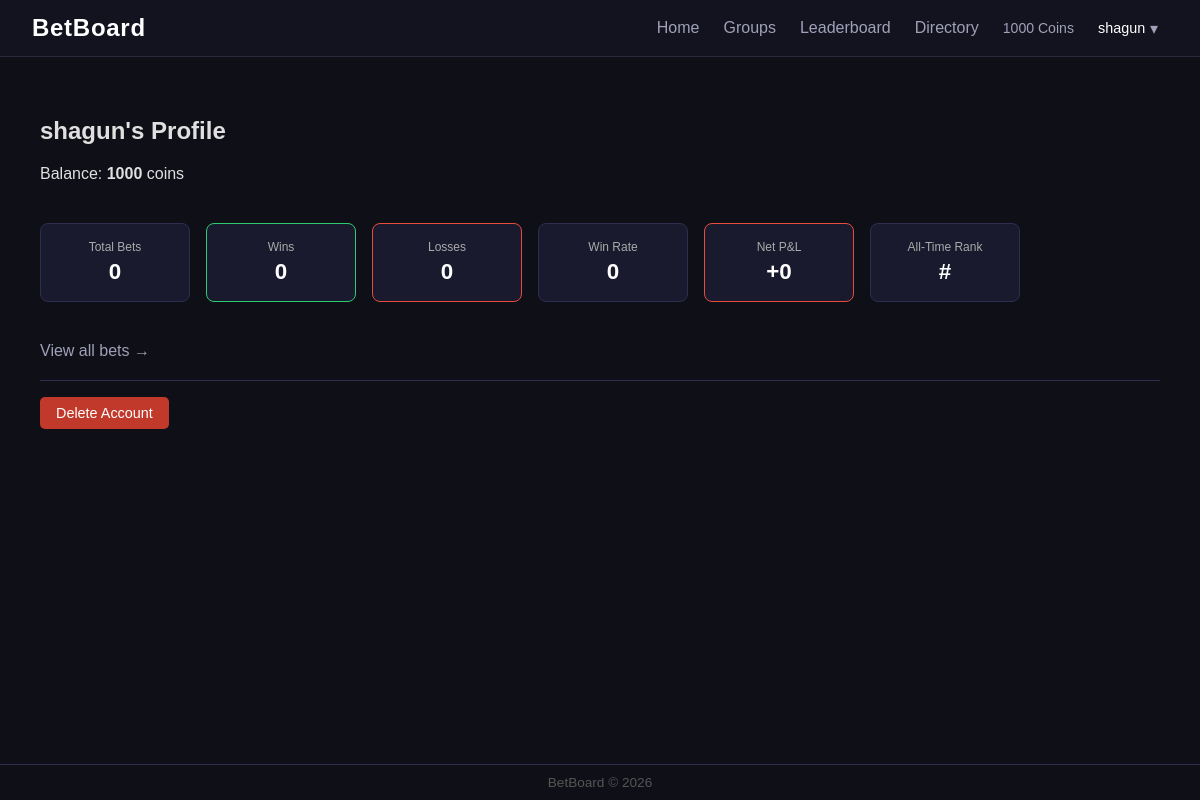
The app's page /profile (signed in), older data.
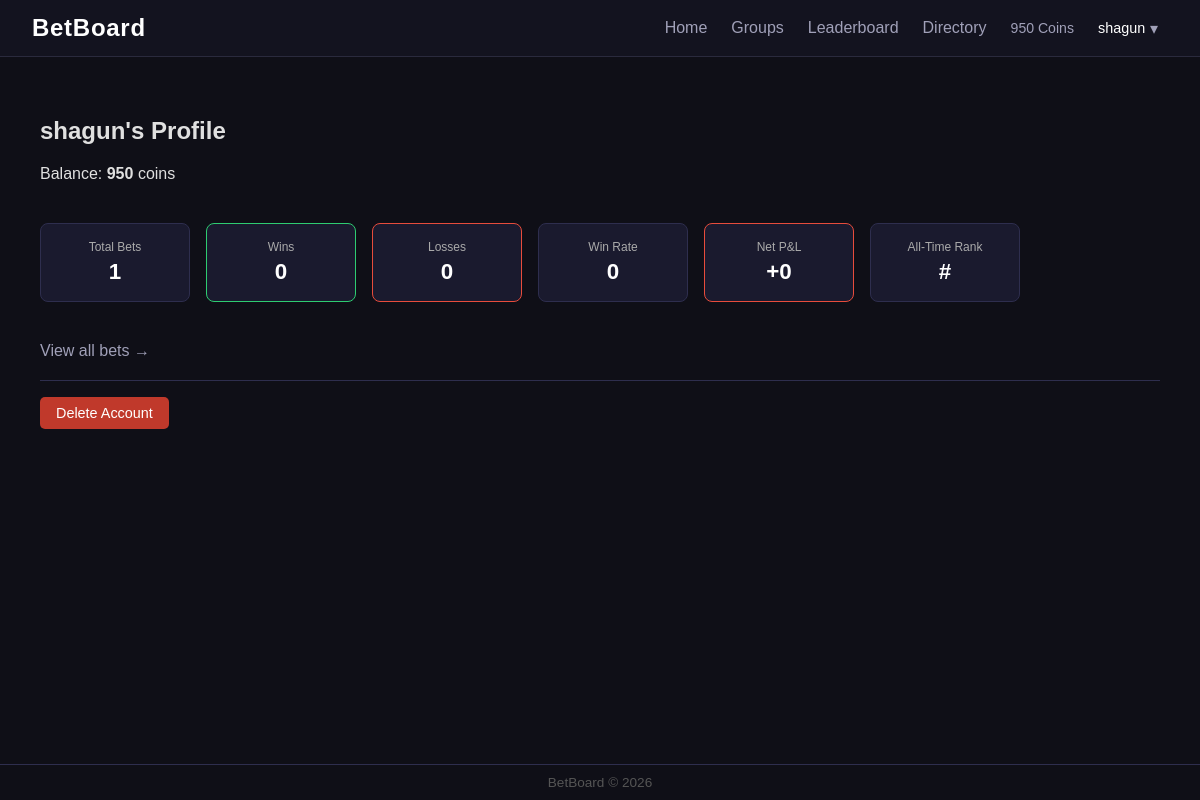
The same page, newer data.
### models.py (models this page shows)
class User(db.Model):
    __tablename__ = "users"
    id = db.Column(db.Integer, primary_key = True)
    username = db.Column(db.String(50), unique = True, nullable = False)
    password_hash = db.Column(db.String(50), nullable = False)
    coins = db.Column(db.Integer, default = 1000)
    created_at = db.Column(db.DateTime, default = datetime.utcnow)
    is_admin = db.Column(db.Boolean, default = False)
    roll_number = db.Column(db.String(20), unique = True, nullable = False)

### routes/auth.py (the view)
@auth_bp.route('/profile')
def profile():
    if 'user_id' not in session:
        return redirect(url_for('auth.login'))
    user = User.query.get(session['user_id'])
    if user.is_admin:
        return render_template('admin_profile.html', current_user=user)
    bets = Bet.query.filter_by(user_id = user.id).all()
    bet_data = []
    total_pnl = 0
    wins = 0
    losses = 0
    for bet in bets:
        event = Event.query.get(bet.event_id)
        if event.status == 'resolved':
            if bet.side == event.result:
                pl = round((bet.amount * bet.odds_at_time) - bet.amount, 2)
                outcome = "Win"
                wins+=1
            else:
                pl = -bet.amount
                outcome = "Loss"
                losses += 1
            total_pnl += pl
        else:
            pl = None
            outcome = "Pending"
        bet_data.append({
            "event_title": event.title,
            "side": bet.side,
            "amount": bet.amount,
            "odds": bet.odds_at_time,
            "outcome": outcome,
            "pnl": pl
        })
    resolved = wins+losses
    win_rate = round(wins/resolved,1) if resolved>0 else 0
    all_users = User.query.filter_by(is_admin=False).order_by(User.coins.desc()).all()
    rank = next((i + 1 for i, u in enumerate(all_users) if u.id == user.id), None)
    return render_template(
        'profile.html',
        current_user = user,
        bet_data = bet_data,
        wins = wins,
        losses = losses,
        win_rate = win_rate,
        total_pnl = round(total_pnl,2)
    )

### templates/profile.html (shortened to what this page needs)
{%extends 'base.html'%}
{%block content%}
<div class="container">
    <h2>{{current_user.username}}'s Profile</h2>
    <p>Balance: <strong>{{current_user.coins}}</strong> coins</p>
    <div style="display:flex; gap:12px; flex-wrap: wrap; margin: 16px 0;">
        <div class="stats-row">
            <div class="stat-card">
                <div class="stat-label">Total Bets</div>
                <div class="stat-value">{{bet_data | length}}</div>
            </div>
            <div class="stat-card green">
                <div class="stat-label">Wins</div>
                <div class="stat-value">{{wins}}</div>
            </div>
            <div class="stat-card red">
                <div class="stat-label">Losses</div>
                <div class="stat-value">{{losses}}</div>
            </div>
            <div class="stat-card">
                <div class="stat-label">Win Rate</div>
                <div class="stat-value">{{win_rate}}</div>
            </div>
            <div class="stat-card {%if total_pnl > 0%}green{%else%}red{%endif%}">
                <div class="stat-label">Net P&L</div>
                <div class="stat-value">{{"+" if total_pnl>=0}}{{total_pnl}}</div>
            </div>
            <div class="stat-card">
                <div class="stat-label">All-Time Rank</div>
                <div class="stat-value">#{{ rank }}</div>
            </div>
        </div>
    </div>
    <div style="margin-top: 10px;">
        <a href="{{ url_for('auth.my_bets') }}" class="nav-link">View all bets →</a>
    </div>
    <div style="margin-top: 20px; border-top: 1px solid #2e2e4e; padding-top: 16px;">
        <form action="/delete_account" method="POST" onsubmit="return confirm('Permanently delete your account? This cannot be undone.');">
            <button type="submit" style="background:#c0392b; color:white; padding:8px 16px; border-radius:5px;">Delete Account</button>
        </form>
    </div>
</div>
{%endblock%}

### templates/base.html (shortened to what this page needs)
<!DOCTYPE html>
<html>
<head>
    <link rel="stylesheet" href="{{url_for('static', filename='css/style.css')}}"> </head>
<body>
    <nav class="navbar">
        <a href="{{ url_for('betting.dashboard') }}" class="nav-brand">BetBoard</a>
        {%if session.get('user_id')%}
        <div class="nav-right">
            <a href="{{ url_for('betting.dashboard') }}" class="nav-link">Home</a>
            {%if current_user.is_admin%}
                    <a href="{{url_for('admin.admin_groups')}}" class="nav-link">Manage Groups</a>
                    <a href="{{url_for('admin.create_event')}}" class="nav-link">Create Event</a>
            {%else%}
            <a href="{{ url_for('groups.groups') }}" class="nav-link">Groups</a>
             {%endif%}
            <a href="{{ url_for('betting.leaderboard') }}" class="nav-link">Leaderboard</a>
            <a href="{{ url_for('auth.directory') }}" class="nav-link">Directory</a>
            <span class="nav-coins">{{ current_user.coins }} Coins </span>
            <div class="nav-profile-wrapper">
                <button class="nav-profile-btn" onclick="toggleProfileDropdown()">
                    {{ current_user.username }}
                    <span class="nav-caret">▾</span>
                </button>
            </div>
        </div>
        {%endif%}
    </nav>
    <div class="container">
        {% block content %}{% endblock %}
    </div>
    <footer style="text-align:center; padding: 10px;  border-top: 1px solid #2e2e4e; color: #555; font-size: 0.85rem; ">
        BetBoard &copy; 2026
    </footer>
</body>
</html>

Row changes from the older to the newer data that the page shows:
changed User "shagun": coins "1000" → "950"
Text that changed along with them:
{{ bet_data | length }}: "0" → "1"
